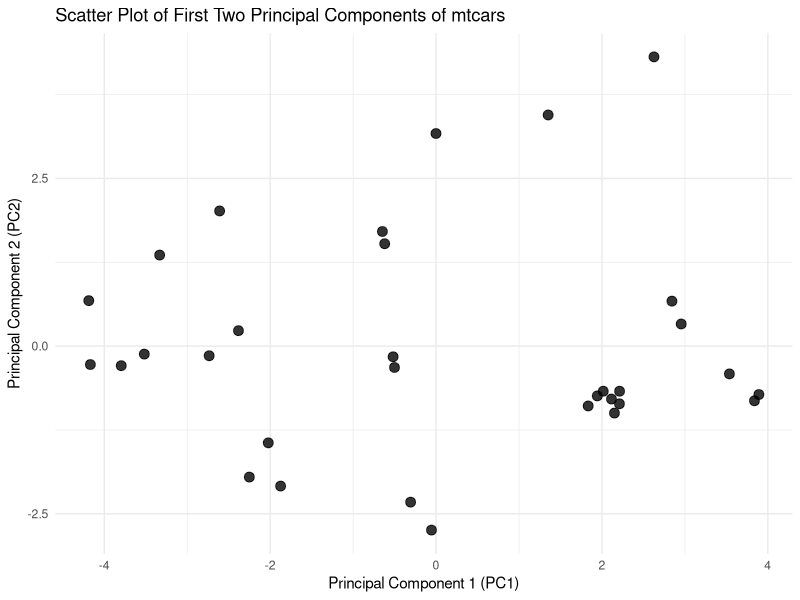

Recreate this plot in R.
# Load the mtcars dataset and necessary libraries
data(mtcars)
library(ggplot2) # For plotting

# Scale the data before PCA
mtcars_scaled <- scale(mtcars)

# Perform PCA
pca_result <- prcomp(mtcars_scaled)

# Create a data frame of the first two principal components
pca_data <- as.data.frame(pca_result$x[, 1:2])
colnames(pca_data) <- c("PC1", "PC2")

# Create the scatter plot
ggplot(pca_data, aes(x = PC1, y = PC2)) +
  geom_point(alpha = 0.8, size = 3) +
  labs(title = "Scatter Plot of First Two Principal Components of mtcars",
       x = "Principal Component 1 (PC1)",
       y = "Principal Component 2 (PC2)") +
  theme_minimal()